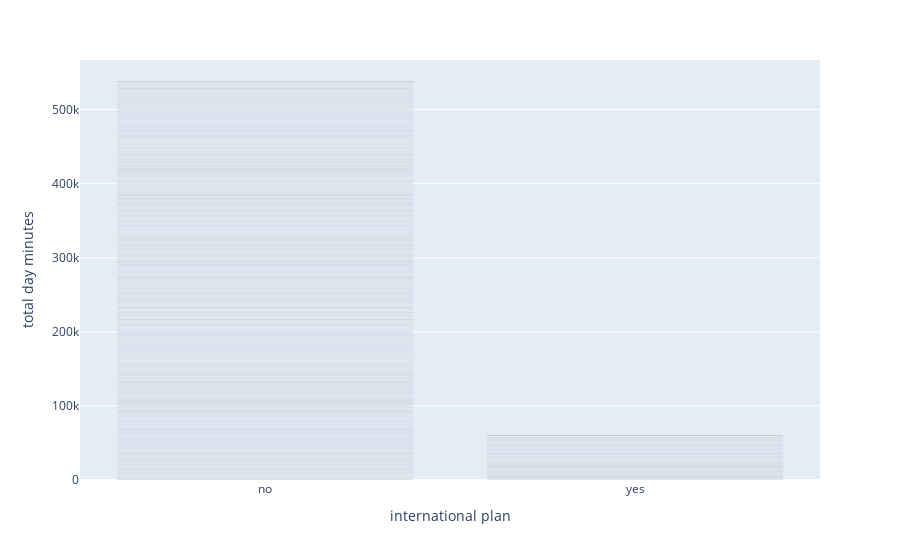

The notebook cell this image was saved under:
### Code cell
import plotly.express as px
  
fig = px.bar(customerchurn, x="international plan", y="total day minutes",  
             color="churn") 
  
fig.show()

### Figure 1 — Plotly figure (JSON) as saved in the notebook; plotly's stock layout.template omitted (floating-point values rounded to 4 significant figures; data arrays with more than 128 entries replaced by an {"elided": "..."} marker saying what was removed)
{"data": [{"alignmentgroup": "True", "hoverlabel": {"namelength": 0}, "hovertemplate": "international plan=%{x}<br>total day minutes=%{y}<br>churn=%{marker.color}", "legendgroup": "", "marker": {"color": {"elided": "3333 bool values"}, "coloraxis": "coloraxis"}, "name": "", "offsetgroup": "", "orientation": "v", "showlegend": false, "textposition": "auto", "type": "bar", "x": {"elided": "3333 str values"}, "xaxis": "x", "y": {"elided": "3333 float values"}, "yaxis": "y"}], "layout": {"barmode": "relative", "coloraxis": {"colorbar": {"title": {"text": "churn"}}, "colorscale": [[0, "#0d0887"], [0.1111, "#46039f"], [0.2222, "#7201a8"], [0.3333, "#9c179e"], [0.4444, "#bd3786"], [0.5556, "#d8576b"], [0.6667, "#ed7953"], [0.7778, "#fb9f3a"], [0.8889, "#fdca26"], [1, "#f0f921"]]}, "legend": {"tracegroupgap": 0}, "margin": {"t": 60}, "xaxis": {"anchor": "y", "domain": [0, 1], "title": {"text": "international plan"}}, "yaxis": {"anchor": "x", "domain": [0, 1], "title": {"text": "total day minutes"}}}}
